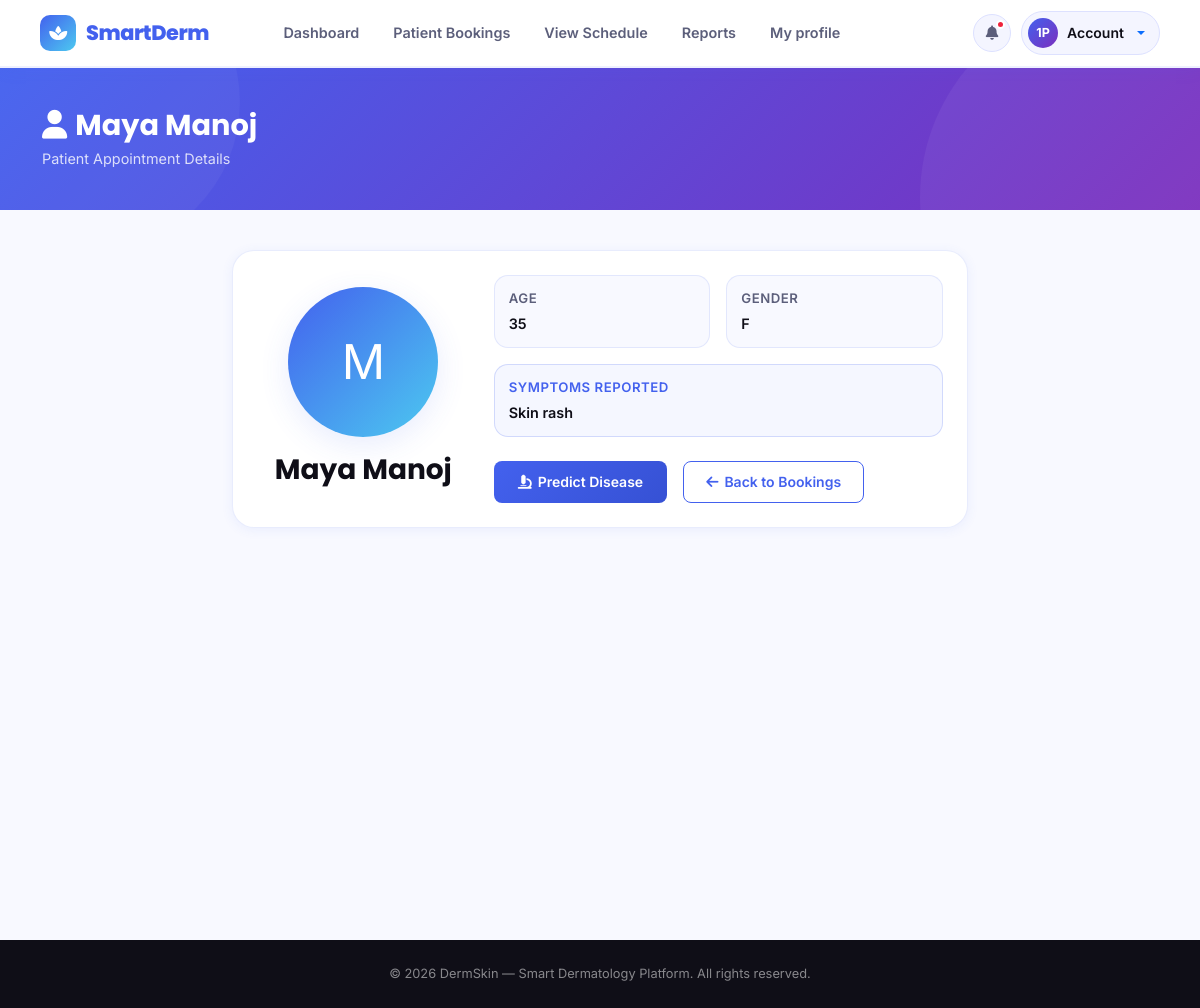
/patient_details/1/ (signed in), run on the app's committed database.
### patient/models.py (models this page shows, shortened)
class tbl_appointment(models.Model):
    STATUS_CHOICES = [
        ('pending', 'Pending'),
        ('confirmed', 'Confirmed'),
        ('completed', 'Completed'),
        ('cancelled', 'Cancelled'),
    ]
    patient = models.ForeignKey(tbl_patient, on_delete=models.CASCADE, related_name='appointments')
    doctor = models.ForeignKey(tbl_doctor, on_delete=models.CASCADE, related_name='appointments')
    appointment_date = models.DateField()
    token_number = models.IntegerField()
    estimated_time = models.TimeField()
    status = models.CharField(max_length=20, choices=STATUS_CHOICES, default='pending')
    symptoms = models.TextField(blank=True, null=True)
    created_at = models.DateTimeField(auto_now_add=True)
    updated_at = models.DateTimeField(auto_now=True)
    class Meta:
        unique_together = ('doctor', 'appointment_date', 'token_number')
        ordering = ['appointment_date', 'token_number']

### guest/models.py (models this page shows)
class tbl_patient(models.Model):
    GENDER_CHOICES =[
        ('M','Male'),
        ('F','Female'),
        ('O','Other'),
    ]
    first_name=models.CharField(max_length=20)
    address=models.TextField(blank=True)
    phone=models.CharField(max_length=20)
    email = models.EmailField(max_length=254)  # 254 is the default
    age=models.CharField(max_length=3)
    gender=models.CharField(max_length=1,choices=GENDER_CHOICES)
    pass_word=models.CharField(max_length=128) # 128 is standard for hashed passwords

### doctor/views.py (the view)
# urls.py: path('patient_details/<int:id>/',views.patient_details,name='patient_details'),
def patient_details(request, id):
    doctor_id = request.session.get('did')
    if not doctor_id:
        return redirect('webguest:login')
    from patient.models import tbl_appointment, tbl_report
    appointment = get_object_or_404(tbl_appointment, id=id, doctor_id=doctor_id)
    if appointment.status == 'confirmed':
        appointment.status = 'pending'
        appointment.save()
    reports = tbl_report.objects.filter(patient=appointment.patient).order_by('-report_date')
    return render(request, 'doctor/patient_details.html', {
        'appointment': appointment,
        'reports': reports
    })

### doctor/Templates/doctor/patient_details.html (shortened to what this page needs)
{% extends 'Doctor/header.html' %}
{% load static %}
{% block content %}
<div class="page-banner">
    <div class="container position-relative" style="z-index:1">
        <h1><i class="fas fa-user me-2"></i>{{ appointment.patient.first_name }}</h1>
        <p>Patient Appointment Details</p>
    </div>
</div>
<div class="page-wrapper">
    <div class="container">
        <div class="row justify-content-center">
            <div class="col-lg-8" data-aos="fade-up">
                <div class="ds-card">
                    <div class="ds-card-body">
                        <div class="row align-items-center g-4">
                            <div class="col-md-4 text-center">
                                <div
                                    style="width:150px;height:150px;border-radius:50%;background:linear-gradient(135deg,var(--primary),var(--secondary));display:flex;align-items:center;justify-content:center;font-size:3rem;color:white;margin:0 auto;box-shadow:var(--shadow-md);">
                                    {{ appointment.patient.first_name|slice:":1"|upper }}
                                </div>
                                <h3 class="mt-3 mb-1" style="font-family:var(--font-display);font-weight:700;">{{ appointment.patient.first_name }}</h3>
                            </div>
                            <div class="col-md-8">
                                <div class="row g-3">
                                    <div class="col-sm-6">
                                        <div
                                            style="padding:12px 14px;background:var(--surface-2);border-radius:var(--radius-md);border:1px solid var(--border);">
                                            <div class="ds-form-label" style="margin-bottom:3px;">Age</div>
                                            <div style="font-weight:600;color:var(--text-dark);font-size:0.9rem;">{{ appointment.patient.age }}</div>
                                        </div>
                                    </div>
                                    <div class="col-sm-6">
                                        <div
                                            style="padding:12px 14px;background:var(--surface-2);border-radius:var(--radius-md);border:1px solid var(--border);">
                                            <div class="ds-form-label" style="margin-bottom:3px;">Gender</div>
                                            <div style="font-weight:600;color:var(--text-dark);font-size:0.9rem;">{{ appointment.patient.gender }}</div>
                                        </div>
                                    </div>
                                    <div class="col-sm-12">
                                        <div
                                            style="padding:12px 14px;background:rgba(67,97,238,0.05);border-radius:var(--radius-md);border:1px solid rgba(67,97,238,0.2);">
                                            <div class="ds-form-label" style="margin-bottom:3px;color:var(--primary);">
                                                Symptoms Reported</div>
                                            <div style="font-weight:600;color:var(--text-dark);font-size:0.9rem;">{{ appointment.symptoms|default:"None reported" }}</div>
                                        </div>
                                    </div>
                                </div>
                                <div class="d-flex gap-3 mt-4">
                                    <a href="{% url 'webdoctor:predict_disease' %}?pid={{ appointment.patient.id }}"
                                        class="btn-ds-primary">
                                        <i class="fas fa-microscope"></i> Predict Disease
                                    </a>
                                    <a href="{% url 'webdoctor:doctor_patient_bookings' %}" class="btn-ds-outline">
                                        <i class="fas fa-arrow-left"></i> Back to Bookings
                                    </a>
                                </div>
                            </div>
                        </div>
                    </div>
                </div>
            </div>
        </div>
    </div>
</div>
{% endblock %}

### data on the page
tbl_appointment: patient.first_name "Maya Manoj", patient.first_name "M", patient.age "35", patient.gender "F", symptoms "Skin rash"

### other printed values
{{ request.session.pid|default:"P"|stringformat:"s"|slice:":1"|upper }} "1"
